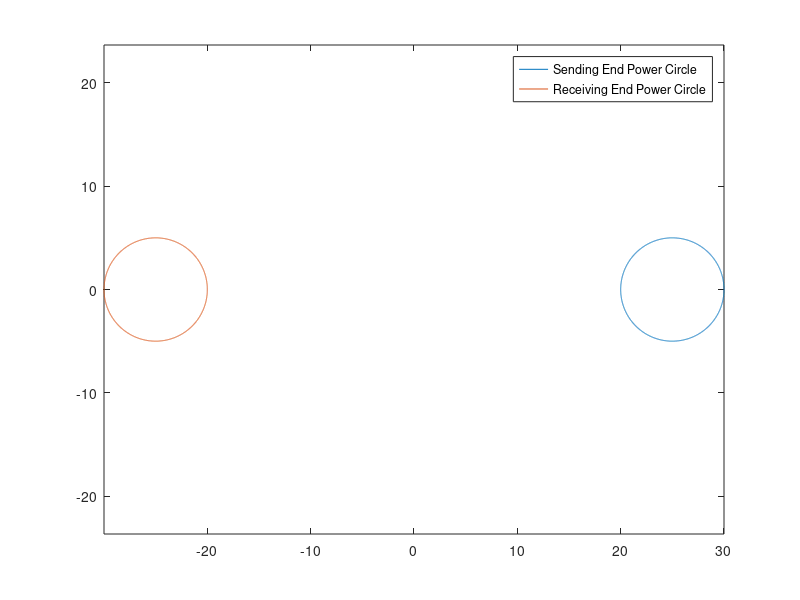

Reproduce this figure in MATLAB. (Note: this script raises an error after producing the figure.)
% This program allows you o plot a power circle diagram using given Values
% of _Vs, Vr, A and B_ and plots the sending end and receiving end graphs
% on a single figure.

% Way of giving input
%
% All the Values are Comples, so the Sending End and Receiving End Volages
% should be pre adjusted before giving any input to eliminate the error in
% the circle diagram location in the *a + ib* format.
%The Values of the A and B parameter is to be given in the *a + ib* format.

%------------------------Input Section-------------------------------------
Vs = input('Enter Vs in (a + bi) form : ');                     %Taking Inputs for the Sending end voltage vector
Vr = input('Enter Vr in (a + bi) form : ');                        %taking input for the Receiving end voltage Vector
A = input('Enter the A Parameter in (a + bi) form : ');     %Takng input for the A parameter of the transmission line
B = input('Enter the B Parameter in (a + bi) form : ');     %Taking input for the B parameter of the Transmission line

%---------------------------------Processing section-------------------------

R = (abs(Vs)*abs(Vr))/abs(B); %Calculation of radius of the Power Circle
CntrR = (abs(A)*abs(Vr)*abs(Vr))/abs(B); %Calculation of the Modulus Value of the Centre of the power circle

%-----------------------------------Plotting Section--------------------------

th = linspace( 0, 2*pi , 3600);  %Threshold of the receiving end power Circle
x = R*cos(th) + CntrR*cos(angle(B));
y = R*sin(th) + CntrR*sin(angle(B));
plot(x,y,'DisplayName','Sending End Power Circle')

hold on 
x1 = R*cos(th) - CntrR*cos(angle(B));  %Equation of the circle 
y1 = R*sin(th) - CntrR*sin(angle(B));    %in cartesian form
plot(x1,y1,'DisplayName','Receiving End Power Circle')

%---------------Plot Formatting Section------------------------------------

legend('show')
axis equal    %plotting the x,y plot with equal axis ratios
ax = gca; %creating the axes
ax.XAxisLocation = 'origin';  
ax.YAxisLocation = 'origin';
title('Power Circle Diagrams');
xlabel('Watt');
ylabel('VAR');
